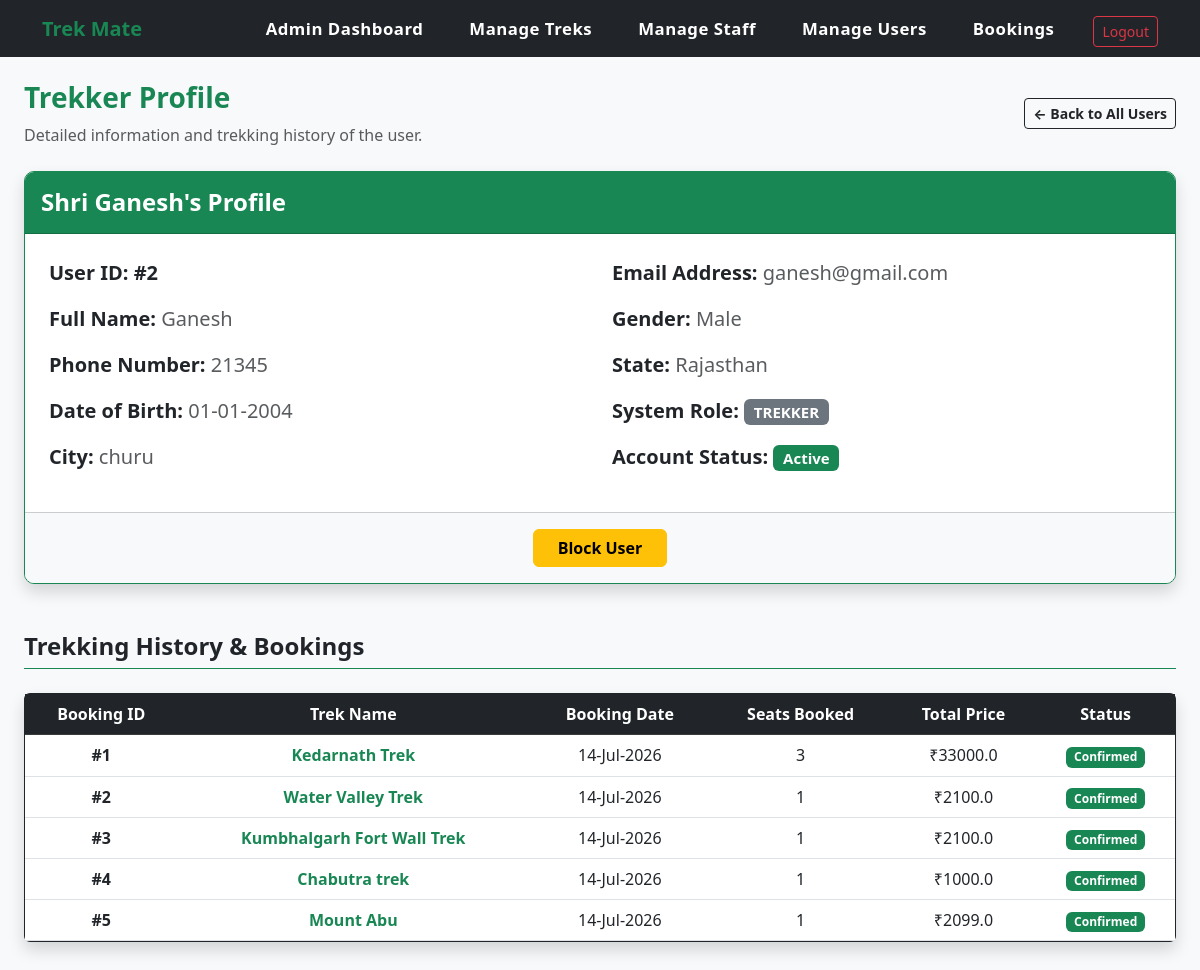
/admin/view_user_profile/2 (signed in), run on the app's committed database.
### app.py (models this page shows)
class User(db.Model):
    __tablename__ = 'trekmate_user'
    id = db.Column(db.Integer, primary_key=True)
    username = db.Column(db.String(60), unique=True, nullable=False)
    email = db.Column(db.String(100), unique=True, nullable=False)
    password = db.Column(db.String(120), nullable=False)
    role = db.Column(db.String(10), nullable=False, default='trekker')
    status = db.Column(db.String(15), default='Active')
    full_name = db.Column(db.String(120))
    phone_number = db.Column(db.String(20), default="")
    gender = db.Column(db.String(10))
    date_of_birth = db.Column(db.Date)
    city = db.Column(db.String(50))
    state = db.Column(db.String(50))
    bio = db.Column(db.Text, default="")
    staff_profile = db.relationship('StaffProfile', backref='user', uselist=False, cascade="all, delete-orphan")
    bookings = db.relationship('Booking', backref='user', lazy=True)

class Booking(db.Model):
    __tablename__ = 'trekmate_booking'
    id = db.Column(db.Integer, primary_key=True)
    trek_id = db.Column(db.Integer, db.ForeignKey('trekmate_treks.id'), nullable=False)
    user_id = db.Column(db.Integer, db.ForeignKey('trekmate_user.id'), nullable=False)
    seats_booked = db.Column(db.Integer, nullable=False)
    total_price = db.Column(db.Float, nullable=False)
    booking_date = db.Column(db.DateTime, default=datetime.utcnow)
    booking_status = db.Column(db.String(15), default='Confirmed')

class Trek(db.Model):
    __tablename__ = 'trekmate_treks'
    id = db.Column(db.Integer, primary_key=True)
    name = db.Column(db.String(100), nullable=False)
    location = db.Column(db.String(100), nullable=False)
    state = db.Column(db.String(50), nullable=False)
    country = db.Column(db.String(50), nullable=False, default='India')
    description = db.Column(db.Text, nullable=True)
    duration = db.Column(db.Integer, nullable=False)
    difficulty = db.Column(db.String(20), nullable=False)
    available_slots = db.Column(db.Integer, nullable=False)
    requested_slots = db.Column(db.Integer, nullable=True)
    price = db.Column(db.Float, nullable=False, default=0.0)
    status = db.Column(db.String(15), nullable=False, default='Upcoming')
    start_date = db.Column(db.Date, nullable=False)
    end_date = db.Column(db.Date, nullable=False)
    staff_id = db.Column(db.Integer, db.ForeignKey('trekmate_staff.id'))
    bookings = db.relationship('Booking', backref='trek', lazy=True)

### app.py (the view)
@app.route("/admin/view_user_profile/<int:user_id>")
def view_user_profile(user_id):
    if session.get('user_id') == None or session.get('role') != 'admin':
        return redirect(url_for('login'))
    user = User.query.get(user_id)
    if user:
        return render_template("user_profile.html", user=user)# here we call user_profile and send users data
    else:
        flash("User not found !", "danger")
        return redirect(url_for('manage_users'))

### templates/user_profile.html (shortened to what this page needs)
{% extends 'base.html' %}
{% block content %}
<div class="row mb-4 align-items-center">
    <div class="col-md-8">
        <h3 class="text-success fw-bold">Trekker Profile</h3>
        <p class="text-muted mb-0">Detailed information and trekking history of the user.</p>
    </div>
    <div class="col-md-4 text-end">
        <a href="{{ url_for('manage_users') }}" class="btn btn-outline-dark btn-sm fw-bold">← Back to All Users</a>
    </div>
</div>
<div class="card shadow border-success mb-5" style="border-radius: 10px; overflow: hidden;">
    <div class="card-header bg-success text-white py-3 d-flex align-items-center">
        <h4 class="mb-0 fw-bold">{{ user.username }}'s Profile</h4>
    </div>
    <div class="card-body p-4">
        <div class="row fs-5">
            <div class="col-md-6 mb-3 mb-md-0">
                <p class="mb-3"><strong>User ID:</strong> <span class="fw-bold text-dark">#{{ user.id }}</span></p>
                <p class="mb-3"><strong>Full Name:</strong> <span class="text-muted">{%if user.full_name %}{{ user.full_name }}{% else %}Not Provided{% endif %}</span></p>
                <p class="mb-3"><strong>Phone Number:</strong> <span class="text-muted">{%if user.phone_number %}{{ user.phone_number }}{% else %}Not Provided{% endif %}</span></p>
                <p class="mb-3"><strong>Date of Birth:</strong> <span class="text-muted">{{ user.date_of_birth.strftime('%d-%m-%Y') if user.date_of_birth else 'Not Provided' }}</span></p>
                <p class="mb-3"><strong>City:</strong> <span class="text-muted">{%if user.city %}{{ user.city }}{% else %}Not Provided{% endif %}</span></p>
            </div>
            <div class="col-md-6">
                <p class="mb-3"><strong>Email Address:</strong> <span class="text-muted">{{ user.email }}</span></p>
                <p class="mb-3"><strong>Gender:</strong> <span class="text-muted">{%if user.gender %}{{ user.gender }}{% else %}Not Provided{% endif %}</span></p>
                <p class="mb-3"><strong>State:</strong> <span class="text-muted">{%if user.state %}{{ user.state }}{% else %}Not Provided{% endif %}</span></p>
                <p class="mb-3"><strong>System Role:</strong> <span class="badge bg-secondary text-uppercase">{{ user.role }}</span></p>
                <p class="mb-3"><strong>Account Status:</strong>
                    {% if user.status == 'Blocked' %}
                        <span class="badge bg-danger">Blocked</span>
                    {% else %}
                        <span class="badge bg-success">Active</span>
                    {% endif %}
                </p>
            </div>
        </div>
    </div>
    <div class="card-footer bg-light text-center py-3">
        <div class="d-flex justify-content-center gap-3">
            {% if user.status == 'Blocked' %}
                <a href="{{ url_for('unblock_user', user_id=user.id) }}" class="btn btn-success fw-bold px-4">Unblock User</a>
            {% else %}
                <a href="{{ url_for('block_user', user_id=user.id) }}" class="btn btn-warning fw-bold px-4">Block User</a>
            {% endif %}
        </div>
    </div>
</div>
<div class="mt-5 mb-5">
    <h4 class="text-dark fw-bold border-bottom border-success pb-2 mb-4">
        Trekking History & Bookings
    </h4>
    <div class="card shadow border-dark">
        <div class="card-body p-0 table-responsive">
            {% if user.bookings %}
                <table class="table table-hover mb-0 text-center align-middle">
                    <thead class="table-dark">
                        <tr>
                            <th>Booking ID</th>
                            <th>Trek Name</th>
                            <th>Booking Date</th>
                            <th>Seats Booked</th>
                            <th>Total Price</th>
                            <th>Status</th>
                        </tr>
                    </thead>
                    <tbody>
                        {% for booking in user.bookings %}
                        <tr>
                            <td class="fw-bold">#{{ booking.id }}</td>
                            <td class="fw-bold text-success">
                                {{ booking.trek.name }}
                            </td>
                            <td>{{ booking.booking_date.strftime('%d-%b-%Y') }}</td>
                            <td>{{ booking.seats_booked }}</td>
                            <td>₹{{ booking.total_price }}</td>
                            <td>
                                {% if booking.booking_status == 'Cancelled' %}
                                    <span class="badge bg-danger">{{ booking.booking_status }}</span>
                                {% else %}
                                    <span class="badge bg-success">{{ booking.booking_status }}</span>
                                {% endif %}
                            </td>
                        </tr>
                        {% endfor %}
                    </tbody>
                </table>
            {% else %}
                <div class="alert alert-light text-center m-3 p-4 border text-muted">
                    <h5 class="fw-bold mb-1">No Bookings Found</h5>
                    <p class="mb-0">This user has not booked any treks yet.</p>
                </div>
            {% endif %}
        </div>
    </div>
</div>
{% endblock %}

### data on the page
User: username "Shri Ganesh", id "2", full_name "Ganesh", phone_number "21345", date_of_birth "01-01-2004", city "churu", email "ganesh@gmail.com", gender "Male", state "Rajasthan", role "TREKKER"
Booking: id "1", trek.name "Kedarnath Trek", booking_date "14-Jul-2026", seats_booked "3", total_price "33000.0", booking_status "Confirmed"
Booking: id "2", trek.name "Water Valley Trek", booking_date "14-Jul-2026", seats_booked "1", total_price "2100.0", booking_status "Confirmed"
Booking: id "3", trek.name "Kumbhalgarh Fort Wall Trek", booking_date "14-Jul-2026", seats_booked "1", total_price "2100.0", booking_status "Confirmed"
Booking: id "4", trek.name "Chabutra trek", booking_date "14-Jul-2026", seats_booked "1", total_price "1000.0", booking_status "Confirmed"
Booking: id "5", trek.name "Mount Abu", booking_date "14-Jul-2026", seats_booked "1", total_price "2099.0", booking_status "Confirmed"
